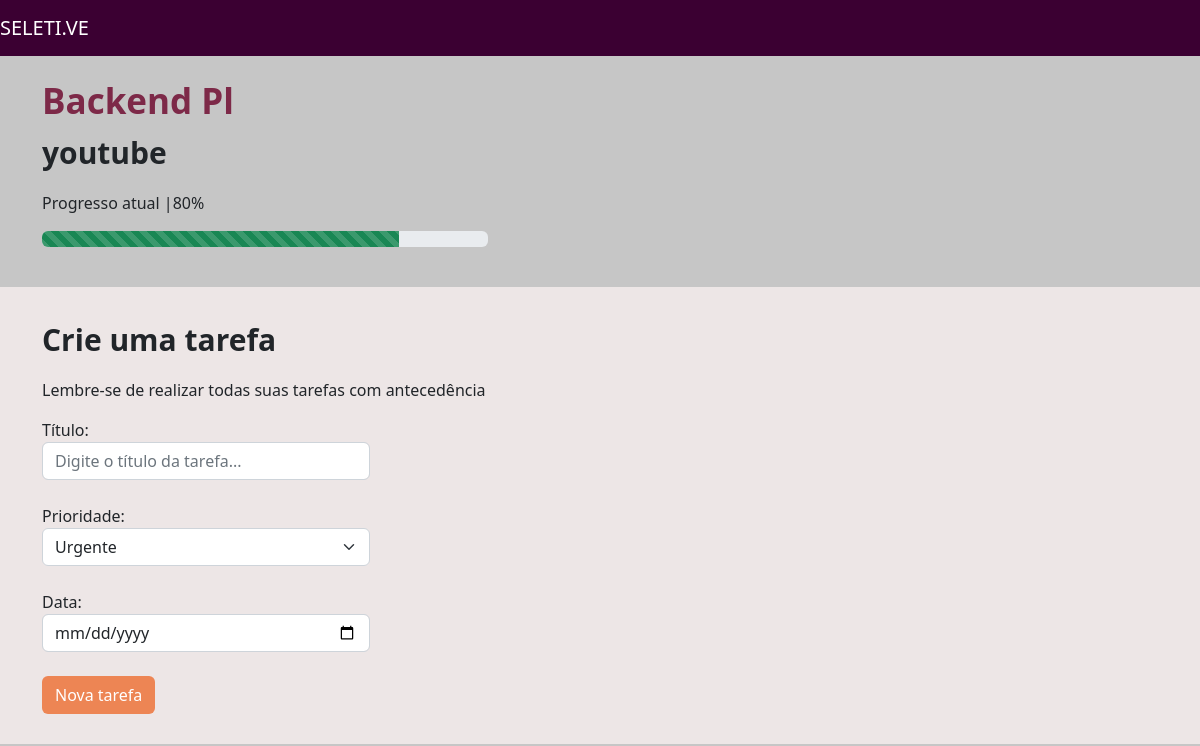
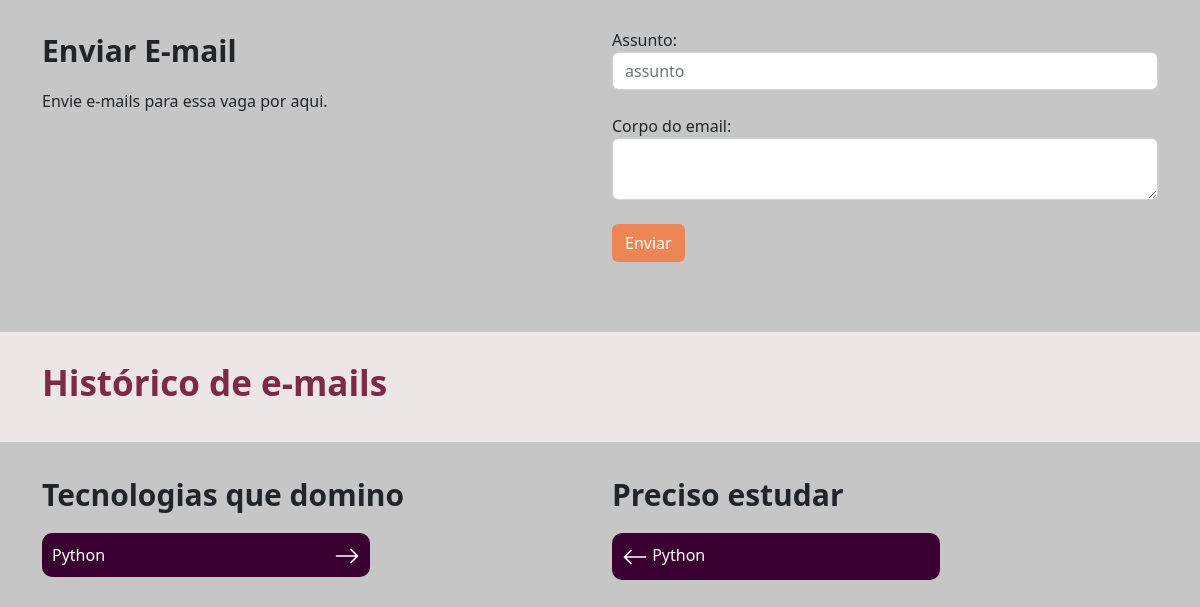
Before: /vagas/vaga/7 with the older database file (2 pictures, top to bottom).
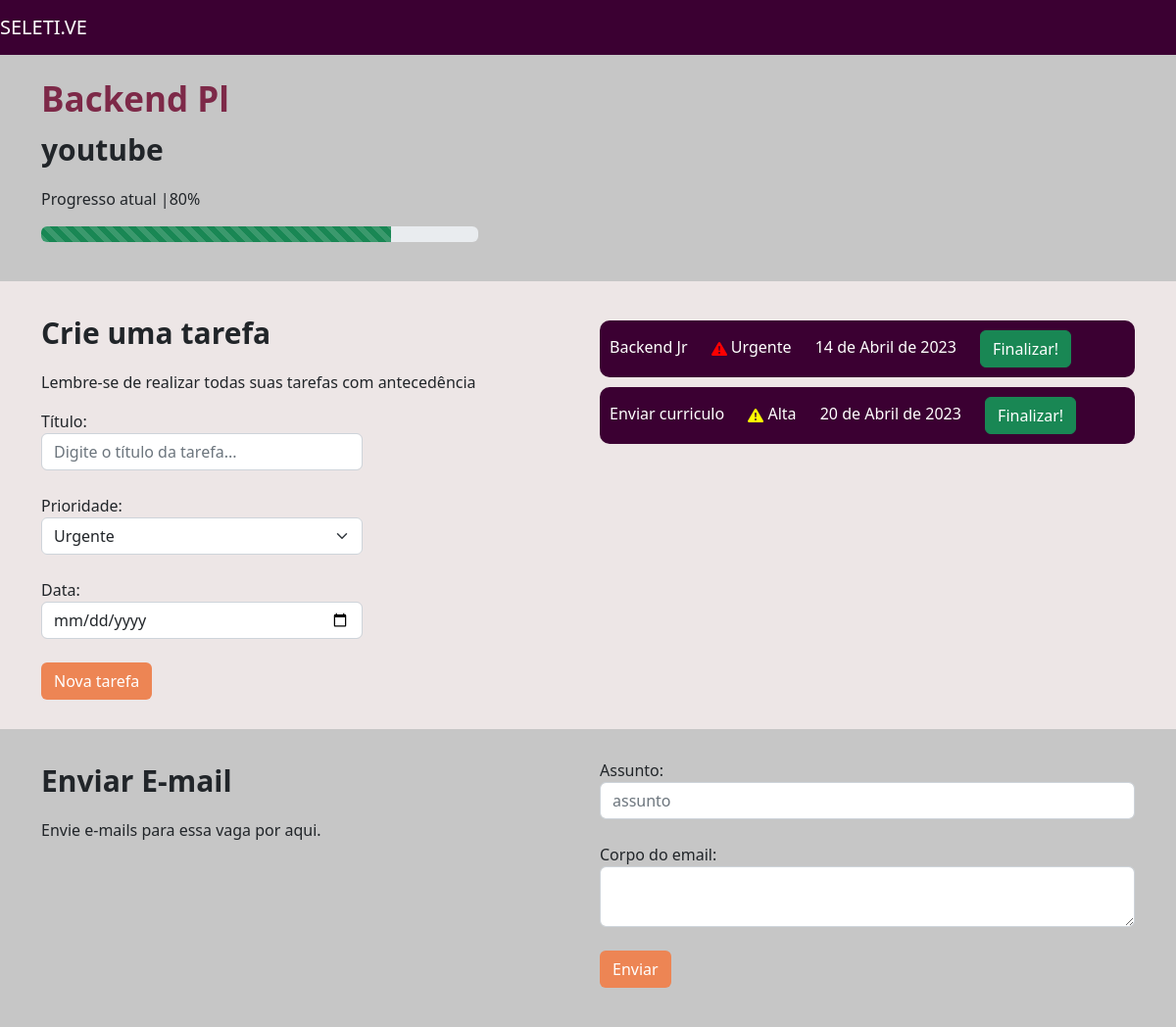
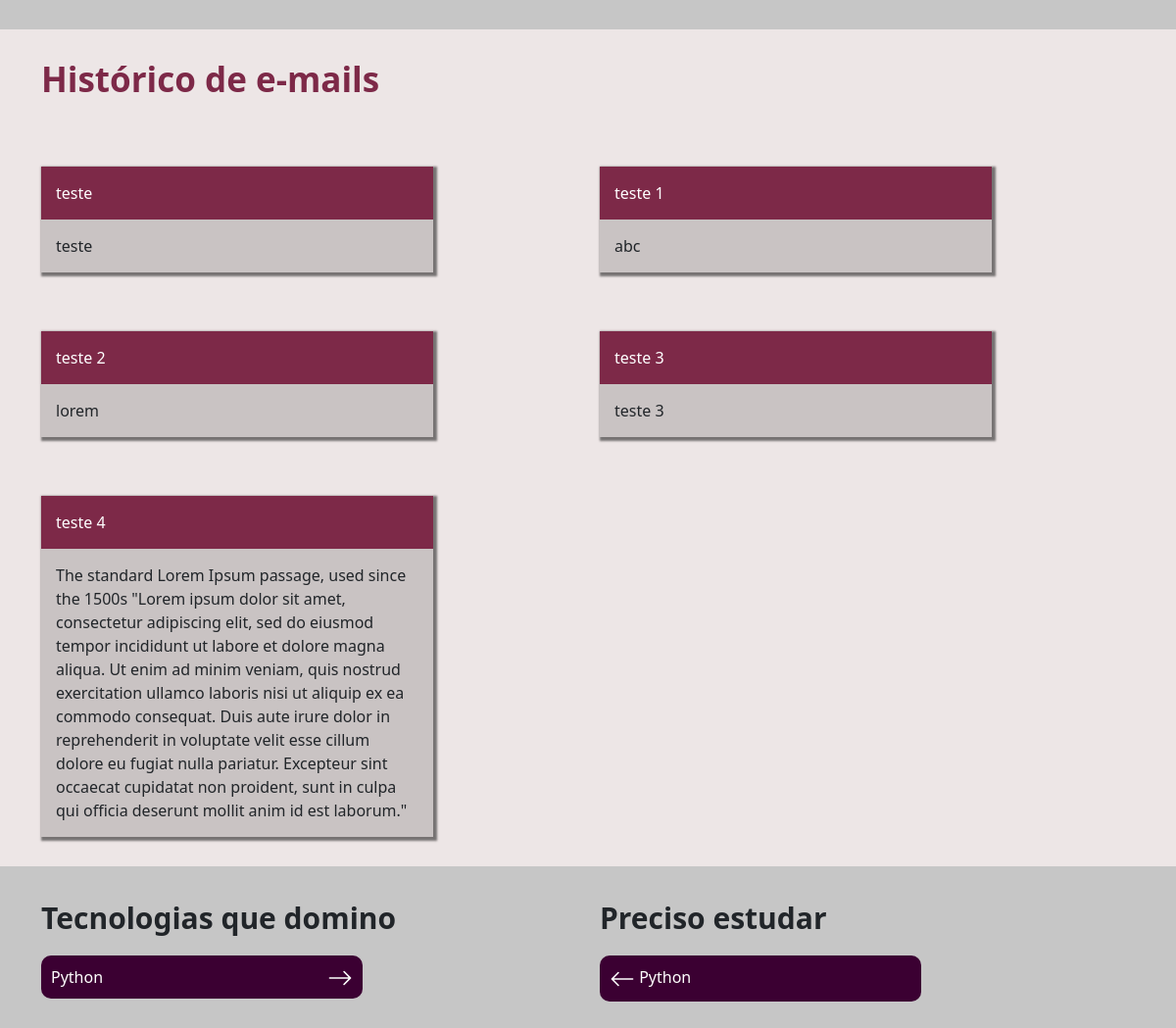
After: the same page with the newer database file (2 pictures, top to bottom).
### vagas/models.py (models this page shows, shortened)
class Tarefa(models.Model):
    choices_prioridade = (
        ('B', 'Baixa'),
        ('A', 'Alta'),
        ('U', 'Urgente')
    )
    vaga = models.ForeignKey(Vagas, on_delete=models.CASCADE)
    titulo = models.CharField(max_length=30)
    prioridade = models.CharField(max_length=1, choices=choices_prioridade)
    data = models.DateField()
    realizada = models.BooleanField(default=False)
    def icon(self):
        if self.prioridade == 'U':
            classe = 'prioridade-vermelho'
        elif self.prioridade == 'A':
            classe = 'prioridade-amarelo'
        elif self.prioridade == 'B':
            classe = 'prioridade-verde'
        icon = f'''<svg class="{classe}" xmlns="http://www.w3.org/2000/svg" width="16" height="16" fill="currentColor" class="bi bi-exclamation-triangle-fill" viewBox="0 0 16 16">
                    <path d="M8.982 1.566a1.13 1.13 0 0 0-1.96 0L.165 13.233c-.457.778.091 1.767.98 1.767h13.713c.889 0 1.438-.99.98-1.767L8.982 1.566zM8 5c.535 0 .954.462.9.995l-.35 3.507a.552.552 0 0 1-1.1 0L7.1 5.995A.905.905 0 0 1 8 5zm.002 6a1 1 0 1 1 0 2 1 1 0 0 1 0-2z"/>
                </svg>'''
        return mark_safe(icon)

class Emails(models.Model):
    vaga = models.ForeignKey(Vagas, on_delete=models.DO_NOTHING)
    assunto = models.CharField(max_length=100)
    corpo = models.TextField()
    enviado = models.BooleanField()

### vagas/views.py (the view)
# urls.py: path('vaga/<int:id>', views.vaga, name="vaga"),
def vaga(request, id):
    vaga = get_object_or_404(Vagas, id=id)
    tarefas = Tarefa.objects.filter(vaga=vaga).filter(realizada=False)
    emails = Emails.objects.filter(vaga=vaga)
    return render(request, 'vaga.html', {'vaga': vaga,
                                         'tarefas': tarefas,
                                         'emails': emails
                                         })

### empresa/models.py (called while the page is built)
    def __str__(self) -> str:
        return self.nome

    def progresso(self):
        x = [((i+1)*20, j[0]) for i, j in enumerate(self.choices_status)]
        x = list(filter(lambda x: x[1] == self.status, x))[0][0]
        return x

### vagas/templates/vaga.html (shortened to what the changed rows need)
{% extends 'base.html' %}
{% load static %}
{% block 'head' %}
    <link rel="stylesheet" href="{% static 'vaga/css/vaga.css' %}">
{% endblock %}
{% block 'body' %}
    <div class="bg2">
        <div class="container">
            <div class="row">
                <div class="col-md">
                        {% for tarefa in tarefas %}
                            <div class="li-tarefa">
                                <label>{{tarefa.titulo}}</label>
                                <label class="prioridade-bloco">
                                    {{tarefa.icon}}
                                    {{tarefa.get_prioridade_display}}
                                </label>
                                <label class="prioridade-bloco">
                                    {{tarefa.data}}
                                </label>
                                <label class="prioridade-bloco">
                                    <a href="{% url 'realizar_tarefa' tarefa.id %}" class="btn btn-success">Finalizar!</a>
                                </label>
                            </div>
                        {% endfor %}
                </div>
            </div>
        </div>
    </div>
    <div class="bg2">
        <div class="container">
            <div class="row">
                    {% for email in emails%}
                        <div class="col-md">
                            <div class="box-email">
                                <div class="header-email">
                                    {{email.assunto}}
                                </div>
                                <div class="body-email">
                                    {{email.corpo}}
                                </div>
                            </div>
                        </div>
                    {% endfor %}
            </div>
        </div>
    </div>
{% endblock %}

Changed rows visible on the page:
added Tarefa: titulo "Backend Jr", prioridade "Urgente", data "14 de Abril de 2023"
added Tarefa: titulo "Enviar curriculo", prioridade "Alta", data "20 de Abril de 2023"
added Emails: assunto "teste", corpo "teste"
added Emails: assunto "teste 1", corpo "abc"
added Emails: assunto "teste 2", corpo "lorem"
added Emails: assunto "teste 3", corpo "teste 3"
added Emails: assunto "teste 4", corpo "The standard Lorem Ipsum passage, used since the 1500s \"Lorem ipsum dolor sit amet, consectetur adipiscing elit, sed do eiusmod tempor incididunt ut labore et dolore magna aliqua. Ut enim ad minim veniam, quis nostrud exercitation ullamco laboris nisi ut aliquip ex ea commodo consequat. Duis aute irure dolor in reprehenderit in voluptate velit esse cillum dolore eu fugiat nulla pariatur. Excepteur sint occaecat cupidatat non proident, sunt in culpa qui officia deserunt mollit anim id est laborum.\""
